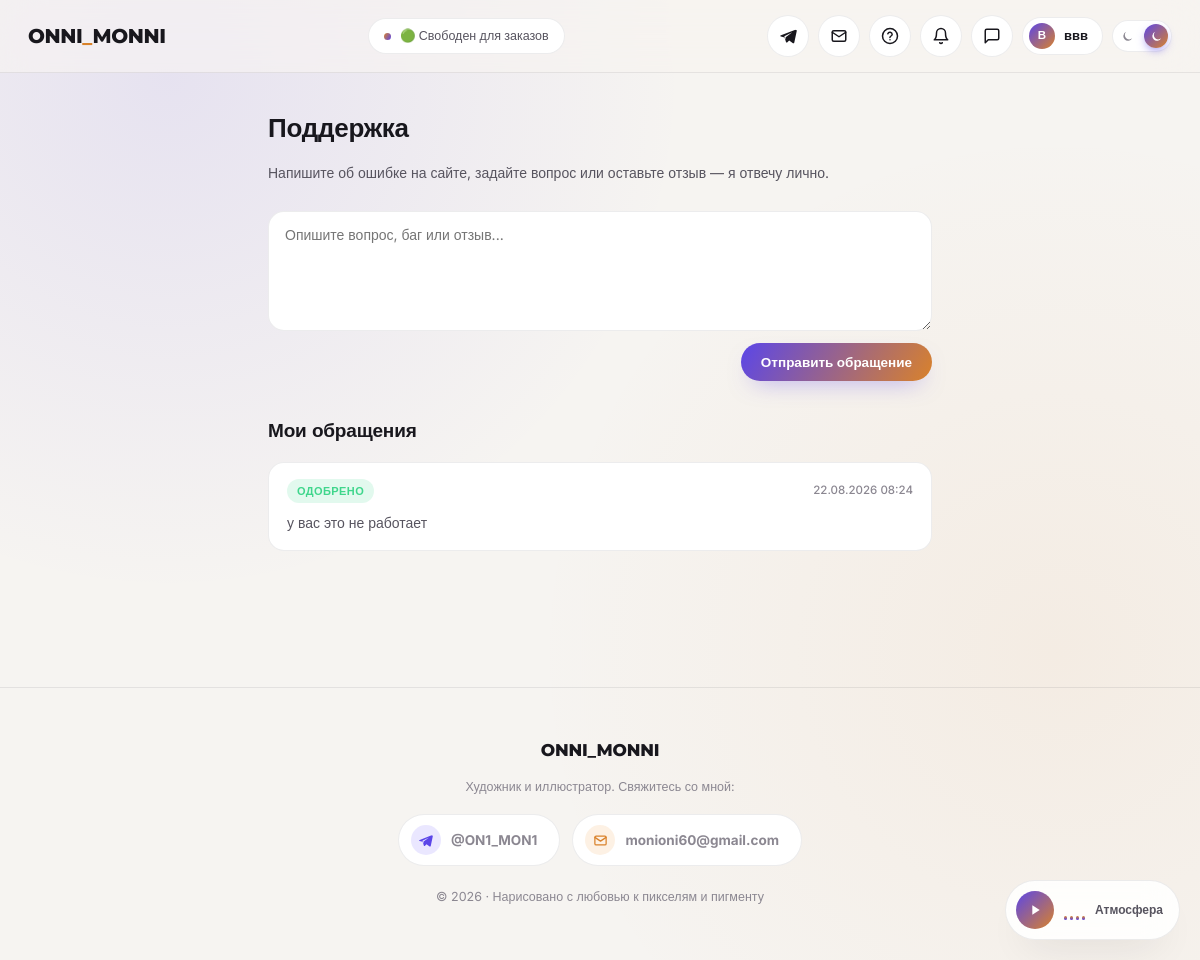
Screenshot of /support (signed in) with the database file from the repository.
### app.py (models this page shows, shortened)
class SiteStatus(db.Model):
    __tablename__ = 'site_status'
    id = db.Column(db.Integer, primary_key=True)
    text = db.Column(db.String(200), nullable=False, default=DEFAULT_STATUS_TEXT)
    updated_at = db.Column(db.DateTime, default=datetime.utcnow)

class User(UserMixin, db.Model):
    __tablename__ = 'users'
    id = db.Column(db.Integer, primary_key=True)
    username = db.Column(db.String(80), unique=True, nullable=False)
    email = db.Column(db.String(160), unique=True, nullable=True)
    password_hash = db.Column(db.String(255), nullable=False)
    is_admin = db.Column(db.Boolean, default=False, nullable=False)
    created_at = db.Column(db.DateTime, default=datetime.utcnow)
    comments = db.relationship('Comment', backref='author', lazy=True)
    likes = db.relationship('Like', backref='user', lazy=True)

class SupportMessage(db.Model):
    __tablename__ = 'support_messages'
    id = db.Column(db.Integer, primary_key=True)
    user_id = db.Column(db.Integer, db.ForeignKey('users.id'), nullable=False)
    text = db.Column(db.Text, nullable=False)
    status = db.Column(db.String(20), nullable=False, default='pending')  # pending | approved
    created_at = db.Column(db.DateTime, default=datetime.utcnow)
    user = db.relationship('User')

### app.py (the view, shortened to what this page needs)
@app.route('/support', methods=['GET', 'POST'])
@login_required
def support():
    my_messages = SupportMessage.query.filter_by(user_id=current_user.id) \
        .order_by(SupportMessage.created_at.desc()).all()
    return render_template('support.html', my_messages=my_messages)

### app.py (called while the page is built)
@login_manager.user_loader
def load_user(user_id):
    return User.query.get(int(user_id))

def get_site_status():
    status = SiteStatus.query.get(1)
    if not status:
        status = SiteStatus(id=1, text=DEFAULT_STATUS_TEXT)
        db.session.add(status)
        db.session.commit()
    return status

@app.context_processor
def inject_globals():
    unread_count = 0
    if current_user.is_authenticated:
        unread_count = Notification.query.filter_by(user_id=current_user.id, is_read=False).count()
    return {
        'site_status_text': get_site_status().text,
        'unread_notifications': unread_count,
        'all_tags': Tag.query.order_by(Tag.name).all(),
    }

### templates/support.html (shortened to what this page needs)
{% extends 'base.html' %}
{% block content %}
<section class="list-page">
  <h1>Поддержка</h1>
  <p class="sub">Напишите об ошибке на сайте, задайте вопрос или оставьте отзыв — я отвечу лично.</p>
  <form method="post" class="comment-form" style="margin-bottom:36px;">
    <textarea name="text" placeholder="Опишите вопрос, баг или отзыв..." maxlength="2000" required style="min-height:120px;"></textarea>
    <button type="submit" class="btn btn-primary" style="align-self:flex-end;">Отправить обращение</button>
  </form>
  <h2 class="section-title" style="margin-top:0;">Мои обращения</h2>
  {% for m in my_messages %}
  <div class="support-item">
    <div style="display:flex; justify-content:space-between; gap:12px; align-items:center; margin-bottom:8px;">
      <span class="status-pill {{ 'approved' if m.status == 'approved' else 'pending' }}">
        {{ 'Одобрено' if m.status == 'approved' else 'Ожидает рассмотрения' }}
      </span>
      <span class="comment-date">{{ m.created_at.strftime('%d.%m.%Y %H:%M') }}</span>
    </div>
    <div class="comment-text">{{ m.text }}</div>
  </div>
  {% else %}
  <p class="empty-note">Вы ещё не отправляли обращений.</p>
  {% endfor %}
</section>
{% endblock %}

### templates/base.html (shortened to what this page needs)
<!DOCTYPE html>
<html lang="ru" data-theme="dark">
<head>
<link rel="stylesheet" href="{{ url_for('static', filename='css/style.css') }}">
</head>
<body>
<header class="site-header">
  <div class="header-inner">
    <a href="{{ url_for('index') }}" class="logo-block">
      <span class="logo">ONNI<span class="dot">_</span>MONNI</span>
    </a>
    <div class="status-badge" title="Живой статус автора, обновляется из админ-панели">
      <span class="status-dot"></span>
      <span>{{ site_status_text }}</span>
    </div>
    <div class="header-actions">
      <a class="icon-btn" href="https://t.me/ON1_MON1" target="_blank" rel="noopener" aria-label="Telegram автора" title="Telegram: @ON1_MON1">
        <svg viewBox="0 0 24 24" fill="currentColor"><path d="M21.9 3.5 2.7 11.1c-1.3.5-1.3 1.2-.2 1.5l4.9 1.5 1.9 5.8c.2.6.4.8.9.8.5 0 .7-.2 1-.5l2.4-2.3 5 3.6c.9.5 1.5.2 1.8-.9l3.2-15c.4-1.4-.5-2-1.7-1.6Zm-4.2 3.6L8.9 13.6l-.3 3.2-1.5-4.6 10.6-5.1Z"/></svg>
      </a>
      <a class="icon-btn" href="mailto:monioni60@gmail.com" aria-label="Написать на email" title="Email: monioni60@gmail.com">
        <svg viewBox="0 0 24 24" fill="none" stroke="currentColor" stroke-width="2" stroke-linecap="round" stroke-linejoin="round"><rect x="3" y="5" width="18" height="14" rx="2"/><path d="m3 7 9 6 9-6"/></svg>
      </a>
      {% if current_user.is_authenticated %}
        <a class="icon-btn" href="{{ url_for('support') }}" aria-label="Поддержка" title="Поддержка">
          <svg viewBox="0 0 24 24" fill="none" stroke="currentColor" stroke-width="2" stroke-linecap="round" stroke-linejoin="round"><circle cx="12" cy="12" r="10"/><path d="M9.1 9a3 3 0 0 1 5.8 1c0 2-3 2-3 4"/><path d="M12 17h.01"/></svg>
        </a>
        <a class="icon-btn bell-btn" href="{{ url_for('notifications') }}" aria-label="Уведомления" title="Уведомления">
          <svg viewBox="0 0 24 24" fill="none" stroke="currentColor" stroke-width="2" stroke-linecap="round" stroke-linejoin="round"><path d="M18 8a6 6 0 0 0-12 0c0 7-3 9-3 9h18s-3-2-3-9"/><path d="M13.7 21a2 2 0 0 1-3.4 0"/></svg>
        </a>
        <a class="icon-btn" href="{{ url_for('chat') }}" aria-label="Чат с автором" title="Чат с автором">
          <svg viewBox="0 0 24 24" fill="none" stroke="currentColor" stroke-width="2" stroke-linecap="round" stroke-linejoin="round"><path d="M21 15a2 2 0 0 1-2 2H7l-4 4V5a2 2 0 0 1 2-2h14a2 2 0 0 1 2 2z"/></svg>
        </a>
        <a class="user-pill" href="{{ url_for('logout') }}" title="Выйти">
          <span class="avatar">{{ current_user.username[0]|upper }}</span>
          {{ current_user.username }}
        </a>
      {% else %}
        <a class="btn btn-sm" href="{{ url_for('login') }}">Войти</a>
        <a class="btn btn-sm btn-primary" href="{{ url_for('register') }}">Регистрация</a>
      {% endif %}
      <button class="theme-switch" id="themeToggle" aria-label="Переключить тему">
        <svg class="track-icon moon" viewBox="0 0 24 24" fill="currentColor"><path d="M20.6 15.3A8.6 8.6 0 1 1 9.7 3.4a7 7 0 0 0 10.9 11.9Z"/></svg>
        <svg class="track-icon sun" viewBox="0 0 24 24" fill="none" stroke="currentColor" stroke-width="2" stroke-linecap="round"><circle cx="12" cy="12" r="4.5"/><path d="M12 2v3M12 19v3M4.2 4.2l2.1 2.1M17.7 17.7l2.1 2.1M2 12h3M19 12h3M4.2 19.8l2.1-2.1M17.7 6.3l2.1-2.1"/></svg>
        <span class="thumb">
          <svg viewBox="0 0 24 24" fill="currentColor"><path d="M20.6 15.3A8.6 8.6 0 1 1 9.7 3.4a7 7 0 0 0 10.9 11.9Z"/></svg>
        </span>
      </button>
    </div>
  </div>
</header>
{% block content %}{% endblock %}
<footer>
  <div class="footer-logo">ONNI_MONNI</div>
  <p>Художник и иллюстратор. Свяжитесь со мной:</p>
  <div class="contact-strip">
    <a class="contact-chip tg" href="https://t.me/ON1_MON1" target="_blank" rel="noopener">
      <span class="ico"><svg viewBox="0 0 24 24" fill="currentColor"><path d="M21.9 3.5 2.7 11.1c-1.3.5-1.3 1.2-.2 1.5l4.9 1.5 1.9 5.8c.2.6.4.8.9.8.5 0 .7-.2 1-.5l2.4-2.3 5 3.6c.9.5 1.5.2 1.8-.9l3.2-15c.4-1.4-.5-2-1.7-1.6Zm-4.2 3.6L8.9 13.6l-.3 3.2-1.5-4.6 10.6-5.1Z"/></svg></span>
      @ON1_MON1
    </a>
    <a class="contact-chip mail" href="mailto:monioni60@gmail.com">
      <span class="ico"><svg viewBox="0 0 24 24" fill="none" stroke="currentColor" stroke-width="2" stroke-linecap="round" stroke-linejoin="round"><rect x="3" y="5" width="18" height="14" rx="2"/><path d="m3 7 9 6 9-6"/></svg></span>
      monioni60@gmail.com
    </a>
  </div>
  <p>© 2026 · Нарисовано с любовью к пикселям и пигменту</p>
</footer>
<div class="music-player" id="musicPlayer">
  <button class="music-toggle" id="musicToggle" aria-label="Включить/выключить музыку" title="Включить/выключить музыку">
    <svg class="icon-play" viewBox="0 0 24 24" fill="currentColor"><path d="M8 5v14l11-7Z"/></svg>
  </button>
  <div class="eq" aria-hidden="true"><span></span><span></span><span></span><span></span></div>
  <span class="music-label">Атмосфера</span>
</div>
</body>
</html>

### rows the page displays
SiteStatus: text "🟢 Свободен для заказов"
User: username "В", username "ввв"
SupportMessage: status "ОДОБРЕНО", created_at "22.08.2026 08:24", text "у вас это не работает"
